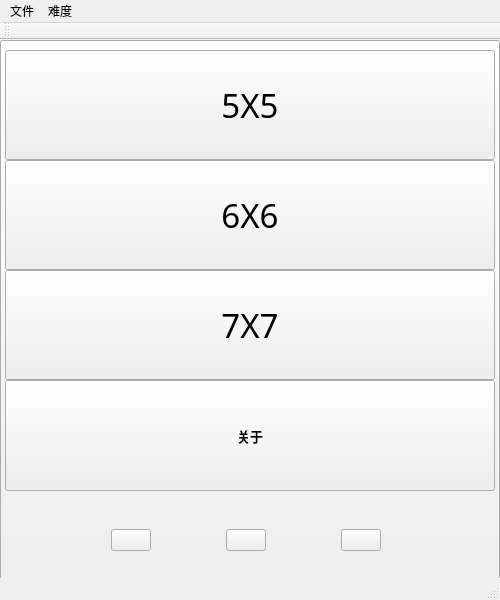
<?xml version="1.0" encoding="UTF-8"?>
<ui version="4.0">
 <class>MainWindow</class>
 <widget class="QMainWindow" name="MainWindow">
  <property name="geometry">
   <rect>
    <x>0</x>
    <y>0</y>
    <width>500</width>
    <height>600</height>
   </rect>
  </property>
  <property name="windowTitle">
   <string>Flow Free</string>
  </property>
  <widget class="QWidget" name="centralWidget">
   <widget class="QWidget" name="layoutWidget">
    <property name="geometry">
     <rect>
      <x>100</x>
      <y>470</y>
      <width>292</width>
      <height>60</height>
     </rect>
    </property>
    <layout class="QHBoxLayout" name="horizontalLayout">
     <item>
      <widget class="QPushButton" name="preButton">
       <property name="styleSheet">
        <string notr="true">border-image: url(:/images/images/pre.ico);
border-right-color: qlineargradient(spread:pad, x1:0, y1:0, x2:1, y2:0, stop:0 rgba(255, 0, 0, 255), stop:0.166 rgba(255, 255, 0, 255), stop:0.333 rgba(0, 255, 0, 255), stop:0.5 rgba(0, 255, 255, 255), stop:0.666 rgba(0, 0, 255, 255), stop:0.833 rgba(255, 0, 255, 255), stop:1 rgba(255, 0, 0, 255));
border-color: qlineargradient(spread:pad, x1:0, y1:0, x2:1, y2:0, stop:0 rgba(0, 0, 0, 255), stop:1 rgba(255, 255, 255, 255));</string>
       </property>
       <property name="text">
        <string/>
       </property>
       <property name="icon">
        <iconset>
         <normaloff>images/pre.png</normaloff>images/pre.png</iconset>
       </property>
       <property name="iconSize">
        <size>
         <width>50</width>
         <height>50</height>
        </size>
       </property>
      </widget>
     </item>
     <item>
      <spacer name="horizontalSpacer">
       <property name="orientation">
        <enum>Qt::Horizontal</enum>
       </property>
       <property name="sizeHint" stdset="0">
        <size>
         <width>40</width>
         <height>20</height>
        </size>
       </property>
      </spacer>
     </item>
     <item>
      <widget class="QPushButton" name="restartButton">
       <property name="styleSheet">
        <string notr="true">border-image: url(:/images/images/restart.ico);</string>
       </property>
       <property name="text">
        <string/>
       </property>
       <property name="icon">
        <iconset>
         <normaloff>images/restart.png</normaloff>images/restart.png</iconset>
       </property>
       <property name="iconSize">
        <size>
         <width>50</width>
         <height>50</height>
        </size>
       </property>
      </widget>
     </item>
     <item>
      <spacer name="horizontalSpacer_2">
       <property name="orientation">
        <enum>Qt::Horizontal</enum>
       </property>
       <property name="sizeHint" stdset="0">
        <size>
         <width>40</width>
         <height>20</height>
        </size>
       </property>
      </spacer>
     </item>
     <item>
      <widget class="QPushButton" name="nextButton">
       <property name="styleSheet">
        <string notr="true">border-image: url(:/images/images/next.ico);</string>
       </property>
       <property name="text">
        <string/>
       </property>
       <property name="icon">
        <iconset>
         <normaloff>images/next.png</normaloff>images/next.png</iconset>
       </property>
       <property name="iconSize">
        <size>
         <width>50</width>
         <height>50</height>
        </size>
       </property>
      </widget>
     </item>
    </layout>
   </widget>
   <widget class="QPushButton" name="pushButton">
    <property name="geometry">
     <rect>
      <x>5</x>
      <y>10</y>
      <width>490</width>
      <height>110</height>
     </rect>
    </property>
    <property name="font">
     <font>
      <family>Franklin Gothic Book</family>
      <pointsize>25</pointsize>
      <weight>50</weight>
      <bold>false</bold>
     </font>
    </property>
    <property name="text">
     <string>5X5</string>
    </property>
    <property name="iconSize">
     <size>
      <width>100</width>
      <height>100</height>
     </size>
    </property>
   </widget>
   <widget class="QPushButton" name="pushButton_2">
    <property name="geometry">
     <rect>
      <x>5</x>
      <y>120</y>
      <width>490</width>
      <height>110</height>
     </rect>
    </property>
    <property name="font">
     <font>
      <family>Franklin Gothic Book</family>
      <pointsize>25</pointsize>
     </font>
    </property>
    <property name="text">
     <string>6X6</string>
    </property>
   </widget>
   <widget class="QPushButton" name="pushButton_3">
    <property name="geometry">
     <rect>
      <x>5</x>
      <y>230</y>
      <width>490</width>
      <height>110</height>
     </rect>
    </property>
    <property name="font">
     <font>
      <family>Franklin Gothic Book</family>
      <pointsize>25</pointsize>
     </font>
    </property>
    <property name="text">
     <string>7X7</string>
    </property>
   </widget>
   <widget class="QPushButton" name="pushButton_4">
    <property name="geometry">
     <rect>
      <x>5</x>
      <y>340</y>
      <width>490</width>
      <height>111</height>
     </rect>
    </property>
    <property name="font">
     <font>
      <family>Brush Script MT</family>
      <pointsize>10</pointsize>
      <weight>75</weight>
      <italic>false</italic>
      <bold>true</bold>
     </font>
    </property>
    <property name="text">
     <string>关于</string>
    </property>
   </widget>
   <widget class="QPushButton" name="pushButtonNoUse">
    <property name="geometry">
     <rect>
      <x>0</x>
      <y>0</y>
      <width>500</width>
      <height>600</height>
     </rect>
    </property>
    <property name="text">
     <string>PushButton</string>
    </property>
    <property name="icon">
     <iconset>
      <normaloff>images/picture.png</normaloff>images/picture.png</iconset>
    </property>
    <property name="checkable">
     <bool>false</bool>
    </property>
    <property name="checked">
     <bool>false</bool>
    </property>
    <property name="autoRepeat">
     <bool>false</bool>
    </property>
    <property name="flat">
     <bool>false</bool>
    </property>
   </widget>
   <zorder>pushButtonNoUse</zorder>
   <zorder>layoutWidget</zorder>
   <zorder>pushButton</zorder>
   <zorder>pushButton_2</zorder>
   <zorder>pushButton_3</zorder>
   <zorder>pushButton_4</zorder>
  </widget>
  <widget class="QMenuBar" name="menuBar">
   <property name="geometry">
    <rect>
     <x>0</x>
     <y>0</y>
     <width>500</width>
     <height>23</height>
    </rect>
   </property>
   <widget class="QMenu" name="menu">
    <property name="title">
     <string>难度</string>
    </property>
    <addaction name="separator"/>
    <addaction name="action5_X_5"/>
    <addaction name="action6_X_6"/>
    <addaction name="action7_X_7"/>
   </widget>
   <widget class="QMenu" name="menu_2">
    <property name="title">
     <string>文件</string>
    </property>
    <addaction name="actionNew_Picture"/>
    <addaction name="actionReturn"/>
   </widget>
   <addaction name="menu_2"/>
   <addaction name="menu"/>
  </widget>
  <widget class="QToolBar" name="mainToolBar">
   <attribute name="toolBarArea">
    <enum>TopToolBarArea</enum>
   </attribute>
   <attribute name="toolBarBreak">
    <bool>false</bool>
   </attribute>
  </widget>
  <widget class="QStatusBar" name="statusBar"/>
  <action name="action5_X_5">
   <property name="text">
    <string>5 X 5</string>
   </property>
  </action>
  <action name="action6_X_6">
   <property name="text">
    <string>6 X 6</string>
   </property>
  </action>
  <action name="action7_X_7">
   <property name="text">
    <string>7 X 7</string>
   </property>
  </action>
  <action name="actionNew_Picture">
   <property name="text">
    <string>New Picture</string>
   </property>
  </action>
  <action name="actionReturn">
   <property name="text">
    <string>return</string>
   </property>
  </action>
 </widget>
 <layoutdefault spacing="6" margin="11"/>
 <resources/>
 <connections/>
</ui>
